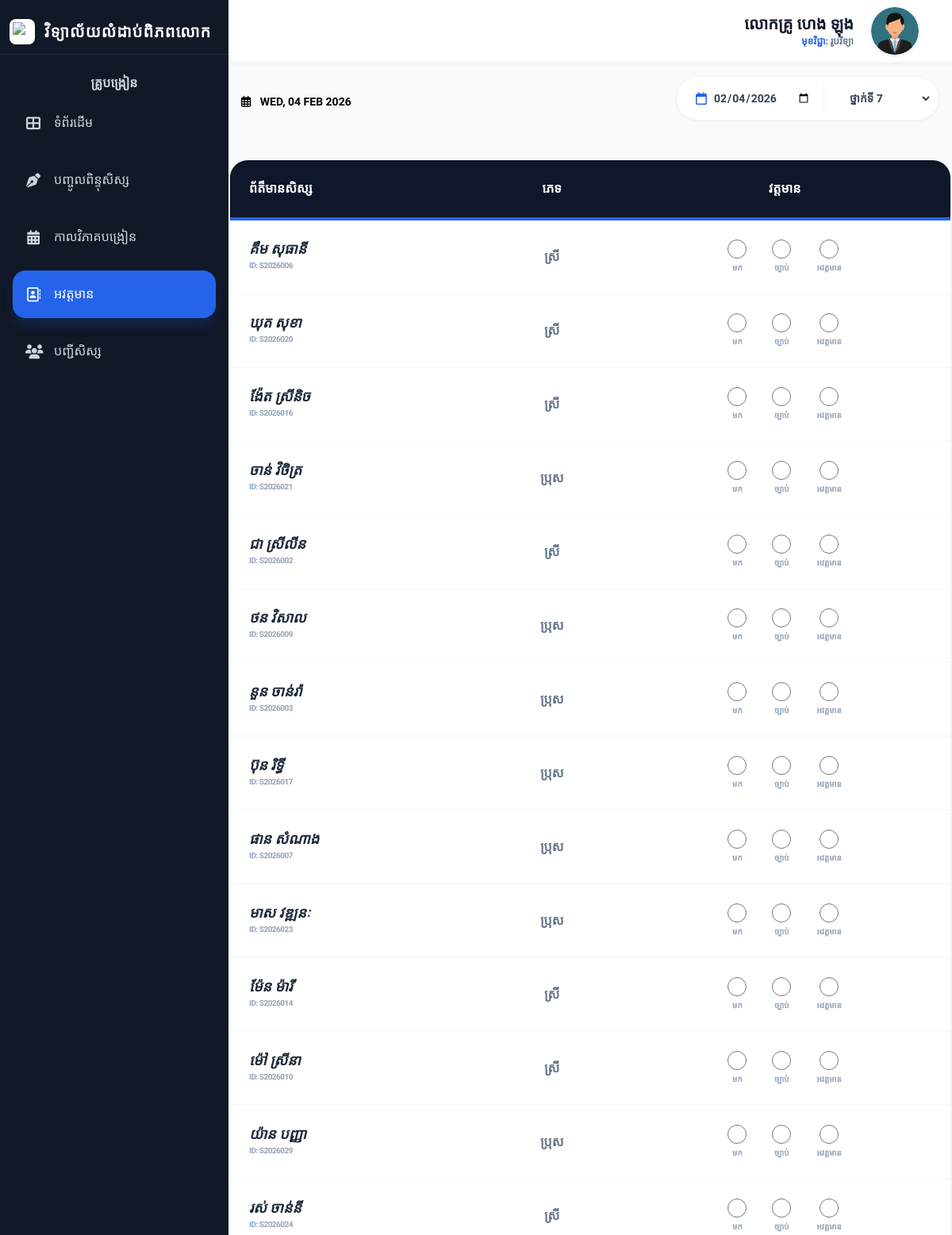
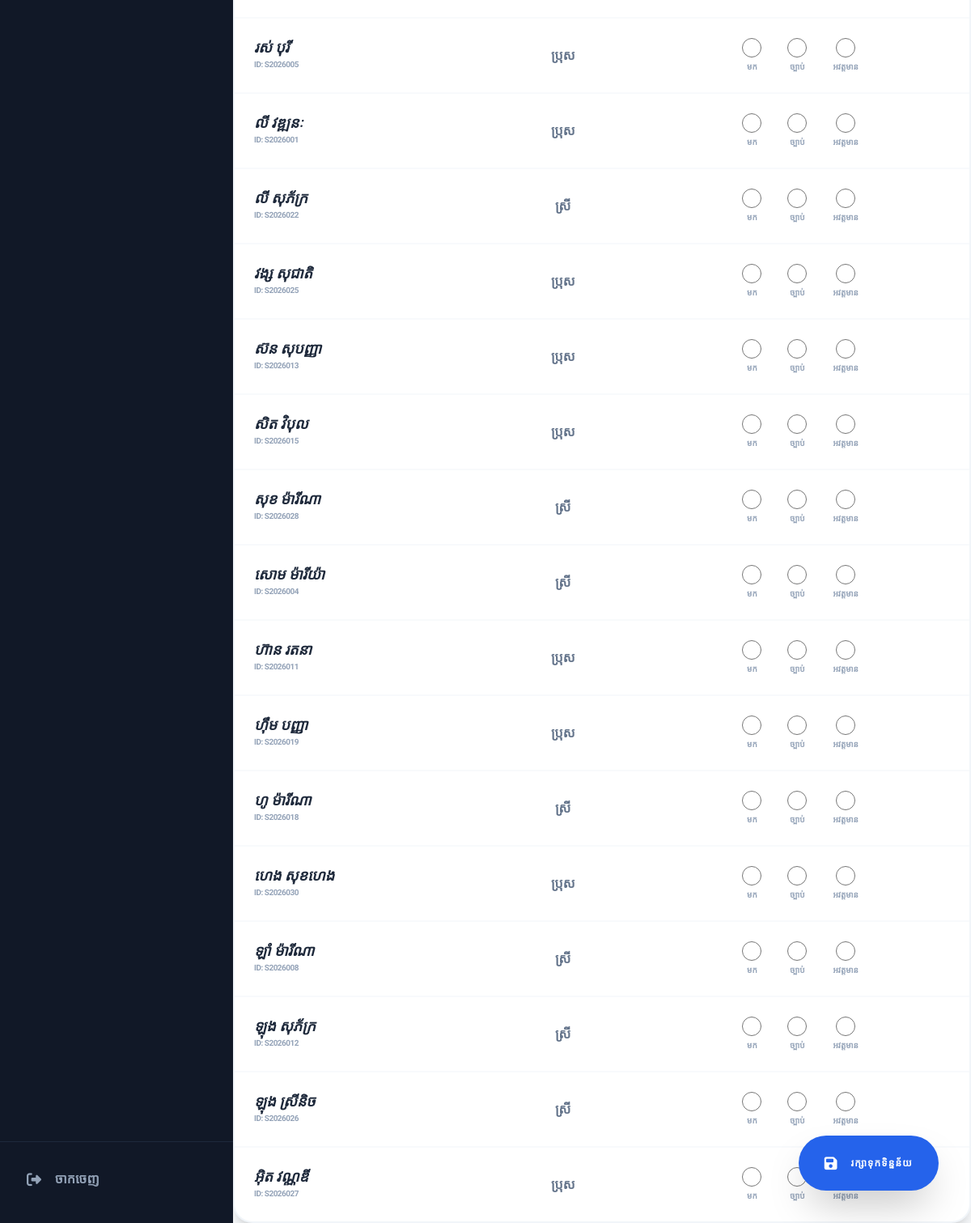
The app's page /views/teacher/attendance.php (signed in) with its own data (2 pictures, top to bottom).
### tables this page shows
CREATE TABLE `teachers` (
  `teacher_id` varchar(50) NOT NULL,
  `user_id` int(11) DEFAULT NULL,
  `full_name` varchar(255) DEFAULT NULL,
  `subjects` varchar(255) DEFAULT NULL,
  `phone` varchar(20) DEFAULT NULL,
  `profile_image` varchar(255) DEFAULT 'default_user.png'
);

CREATE TABLE `students` (
  `id` int(11) NOT NULL,
  `user_id` int(11) DEFAULT NULL,
  `student_id` varchar(50) DEFAULT NULL,
  `full_name` varchar(255) DEFAULT NULL,
  `full_name_en` varchar(255) DEFAULT NULL,
  `gender` varchar(10) DEFAULT NULL,
  `dob` varchar(50) DEFAULT NULL,
  `pob` text,
  `address` text,
  `father_name` varchar(255) DEFAULT NULL,
  `mother_name` varchar(255) DEFAULT NULL,
  `father_job` varchar(100) DEFAULT NULL,
  `mother_job` varchar(100) DEFAULT NULL,
  `father_phone` varchar(20) DEFAULT NULL,
  `mother_phone` varchar(20) DEFAULT NULL,
  `stream` varchar(100) DEFAULT NULL,
  `class_name` varchar(50) DEFAULT NULL,
  `status` varchar(20) DEFAULT 'Active',
  `class_id` int(11) DEFAULT NULL,
  `academic_year` varchar(20) DEFAULT NULL,
  `photo` varchar(255) DEFAULT 'default.png',
  `profile_img` varchar(255) DEFAULT NULL,
  `phone` varchar(50) DEFAULT NULL,
  `parent_phone` varchar(20) DEFAULT NULL
);

### views/teacher/attendance.php (the view, shortened to what this page needs)
<?php
require_once '../../config/db.php';
$u_id = $_SESSION['user_id'];
$t_query = mysqli_query($conn, "SELECT teacher_id, full_name, profile_image FROM teachers WHERE user_id = '$u_id' LIMIT 1");
$t_data = mysqli_fetch_assoc($t_query);
$real_t_id   = $t_data['teacher_id'] ?? 'N/A';
$t_full_name = $t_data['full_name'] ?? $_SESSION['full_name'];
$t_profile   = $t_data['profile_image'] ?? '';
$sub_query = mysqli_query($conn, "SELECT DISTINCT s.subject_name FROM timetable t
                                  INNER JOIN subjects s ON t.subject_id = s.id
                                  WHERE t.teacher_id = '$real_t_id' LIMIT 1");
$sub_data = mysqli_fetch_assoc($sub_query);
$display_subject = $sub_data['subject_name'] ?? 'មិនទាន់កំណត់';
$target_class_id = isset($_GET['class_id']) ? (int)$_GET['class_id'] : 1;
$date = $_GET['date'] ?? date('Y-m-d');
$grade_map = [1 => "7", 2 => "8", 3 => "9", 4 => "10", 5 => "11", 6 => "12"];
$all_classes_res = mysqli_query($conn, "SELECT DISTINCT class_id FROM timetable WHERE teacher_id = '$real_t_id' AND is_deleted = 0");
$st_query = "SELECT id, full_name, student_id, gender FROM students
             WHERE class_id = '$target_class_id' AND status = 'Active'
             ORDER BY full_name ASC";
$students = mysqli_query($conn, $st_query);
?>
<!DOCTYPE html>
<html lang="km">
<head>
    <script src="https://cdn.tailwindcss.com"></script>
    <link rel="stylesheet" href="https://cdnjs.cloudflare.com/ajax/libs/font-awesome/6.4.0/css/all.min.css">
</head>
<body class="bg-[#f8fafc] h-screen flex overflow-hidden">
    <?php include '../../includes/sidebar_teacher.php'; ?>
    <main class="flex-1 overflow-y-auto custom-scrollbar bg-[#f8fafc]">
        <header class="bg-white border-b-2 border-slate-100 h-20 flex items-center justify-between px-6 md:px-10 shrink-0 shadow-sm z-20">
            <div class="flex items-center gap-5 ">
                <div class="text-right">
                    <p class="text-[18px] md:text-[20px] font-black text-slate-900 leading-tight">
                        <?= htmlspecialchars($t_full_name); ?>
                    </p>
                    <p class="text-[11px] md:text-[12px] text-blue-600 font-bold uppercase ">
                        មុខវិជ្ជា: <span class="text-slate-500"><?= htmlspecialchars($display_subject) ?></span>
                    </p>
                </div>
                <div class="w-14 h-14 md:w-16 md:h-16 rounded-full overflow-hidden border-2 border-slate-100 shadow-sm bg-slate-50">
                    <?php
                        $path = "../../assets/uploads/teachers/";
                        $img = (!empty($t_profile) && file_exists($path . $t_profile)) ? $path . $t_profile : $path . 'default_user.png';
                    ?>
                    <img src="<?= $img ?>" class="w-full h-full object-cover">
                </div>
            </div>
        </header>
    <div class="mb-8 flex flex-col md:flex-row md:items-center justify-between gap-6 p-4 ">
        <div>
            <p class="text-black font-bold text-xs md:text-sm mt-2 uppercase ">
                <i class="far fa-calendar-alt mr-2"></i> <?= date('D, d M Y', strtotime($date)) ?>
            </p>
        </div>
        <form id="filterForm" method="GET" class="w-full md:w-auto flex flex-col sm:flex-row items-center gap-3 bg-white p-2 rounded-2xl md:rounded-[2rem] shadow-sm border border-slate-100">
            <div class="w-full sm:w-auto flex items-center gap-2 px-4 py-2 border-b sm:border-b-0 sm:border-r border-slate-100">
                <i class="far fa-calendar text-blue-600"></i>
                <input type="date" name="date" value="<?= $date ?>" onchange="this.form.submit()"
                       class="bg-transparent text-slate-700 font-black text-sm outline-none cursor-pointer w-full">
            </div>
            <select name="class_id" onchange="this.form.submit()"
                    class="w-full sm:w-auto bg-transparent text-slate-700 font-black text-sm px-4 py-2 outline-none cursor-pointer">
                <?php if($all_classes_res): mysqli_data_seek($all_classes_res, 0); while($c = mysqli_fetch_assoc($all_classes_res)):
                    $id = $c['class_id'];
                    $label = $grade_map[$id] ?? $id;
                ?>
                    <option value="<?= $id ?>" <?= $target_class_id == $id ? 'selected' : '' ?>>ថ្នាក់ទី <?= $label ?></option>
                <?php endwhile; endif; ?>
            </select>
        </form>
    </div>
    <?php if ($students && mysqli_num_rows($students) > 0): ?>
    <form action="../../actions/teachers/save_attendance.php" method="POST">
        <div class=" hidden md:block bg-white rounded-[1.5rem] shadow-xl border-2 border-slate-100 overflow-hidden ">
            <table class="w-full text-left">
                <thead>
                    <tr class="bg-slate-900 text-white border-b-4 border-blue-600">
                        <th class="p-6 text-[16px] font-black uppercase">ព័ត៏មានសិស្ស</th>
                        <th class="p-6 text-[16px] font-black uppercase  text-center">ភេទ</th>
                        <th class="p-6 text-[16px]m font-black uppercase  text-center">វត្តមាន</th>
                    </tr>
                </thead>
                <tbody class="divide-y-2 divide-slate-50">
                    <?php mysqli_data_seek($students, 0); while($row = mysqli_fetch_assoc($students)):
                        $s_id = $row['id'];
                        $check_att = mysqli_query($conn, "SELECT status FROM attendance WHERE student_id='$s_id' AND attendance_date='$date' LIMIT 1");
                        $saved = mysqli_fetch_assoc($check_att);
                        $current_status = $saved['status'] ?? 'present';
                    ?>
                    <tr class="hover:bg-blue-50/50 transition-all">
                        <td class="p-6">
                            <div class="text-lg font-black text-slate-800 uppercase italic leading-none"><?= htmlspecialchars($row['full_name']) ?></div>
                            <div class="text-[10px] text-slate-400 font-bold uppercase mt-1 tracking-tighter">ID: <?= $row['student_id'] ?></div>
                        </td>
                        <td class="p-6 text-center text-slate-500 font-bold"><?= $row['gender'] ?></td>
                        <td class="p-6">
                            <div class="flex justify-center items-center gap-8">
                                <?php foreach(['present'=>'មក', 'permission'=>'ច្បាប់', 'absent'=>'អវត្តមាន'] as $val => $lab): ?>
                                    <label class="flex flex-col items-center gap-1 cursor-pointer group">
                                        <input type="radio" name="att[<?= $s_id ?>]" value="<?= $val ?>" <?= $current_status == $val ? 'checked' : '' ?>
                                               class="w-6 h-6 accent-blue-600">
                                        <span class="text-[10px] font-black text-slate-400 group-hover:text-blue-600 uppercase"><?= $lab ?></span>
                                    </label>
                                <?php endforeach; ?>
                            </div>
                        </td>
                    </tr>
                    <?php endwhile; ?>
                </tbody>
            </table>
        </div>
        <div class="fixed bottom-6 right-6 left-6 md:left-auto md:bottom-10 md:right-10 z-50">
            <button type="submit" class="w-full md:w-auto bg-blue-600 text-white px-8 py-4 md:py-5 rounded-2xl md:rounded-full font-black uppercase text-xs tracking-widest shadow-2xl hover:bg-slate-900 transition-all flex items-center justify-center gap-4 active:scale-95">
                <i class="fas fa-save text-lg"></i>
                <span>រក្សាទុកទិន្នន័យ</span>
            </button>
        </div>
    </form>
    <?php endif; ?>
    </main>
</body>
</html>

### views/teacher/attendance.php (style rules this page uses)
body { font-family: 'Kantumruy Pro', sans-serif; -webkit-tap-highlight-color: transparent; }

### records on screen
teachers: full_name "លោកគ្រូ ហេង ឡុង", profile_image (picture)
students: full_name "គឹម សុធានី", student "S2026006", gender "ស្រី", lab "មក", lab "ច្បាប់", lab "អវត្តមាន"
students: full_name "ឃុត សុខា", student "S2026020", gender "ស្រី", lab "មក", lab "ច្បាប់", lab "អវត្តមាន"
students: full_name "ង៉ែត ស្រីនិច", student "S2026016", gender "ស្រី", lab "មក", lab "ច្បាប់", lab "អវត្តមាន"
students: full_name "ចាន់ វិចិត្រ", student "S2026021", gender "ប្រុស", lab "មក", lab "ច្បាប់", lab "អវត្តមាន"
students: full_name "ជា ស្រីលីន", student "S2026002", gender "ស្រី", lab "មក", lab "ច្បាប់", lab "អវត្តមាន"
students: full_name "ថន វិសាល", student "S2026009", gender "ប្រុស", lab "មក", lab "ច្បាប់", lab "អវត្តមាន"
students: full_name "នួន ចាន់រ៉ា", student "S2026003", gender "ប្រុស", lab "មក", lab "ច្បាប់", lab "អវត្តមាន"
students: full_name "ប៊ុន រិទ្ធី", student "S2026017", gender "ប្រុស", lab "មក", lab "ច្បាប់", lab "អវត្តមាន"
students: full_name "ផាន សំណាង", student "S2026007", gender "ប្រុស", lab "មក", lab "ច្បាប់", lab "អវត្តមាន"
students: full_name "មាស វឌ្ឍនៈ", student "S2026023", gender "ប្រុស", lab "មក", lab "ច្បាប់", lab "អវត្តមាន"
students: full_name "ម៉ែន ម៉ារី", student "S2026014", gender "ស្រី", lab "មក", lab "ច្បាប់", lab "អវត្តមាន"
students: full_name "ម៉ៅ ស្រីនា", student "S2026010", gender "ស្រី", lab "មក", lab "ច្បាប់", lab "អវត្តមាន"
students: full_name "យ៉ាន បញ្ញា", student "S2026029", gender "ប្រុស", lab "មក", lab "ច្បាប់", lab "អវត្តមាន"
students: full_name "រស់ ចាន់នី", student "S2026024", gender "ស្រី", lab "មក", lab "ច្បាប់", lab "អវត្តមាន"
students: full_name "រស់ បុរី", student "S2026005", gender "ប្រុស", lab "មក", lab "ច្បាប់", lab "អវត្តមាន"
students: full_name "លី វឌ្ឍនៈ", student "S2026001", gender "ប្រុស", lab "មក", lab "ច្បាប់", lab "អវត្តមាន"
students: full_name "លី សុភ័ក្រ", student "S2026022", gender "ស្រី", lab "មក", lab "ច្បាប់", lab "អវត្តមាន"
students: full_name "វង្ស សុជាតិ", student "S2026025", gender "ប្រុស", lab "មក", lab "ច្បាប់", lab "អវត្តមាន"
students: full_name "ស៊ន សុបញ្ញា", student "S2026013", gender "ប្រុស", lab "មក", lab "ច្បាប់", lab "អវត្តមាន"
students: full_name "សិត វិបុល", student "S2026015", gender "ប្រុស", lab "មក", lab "ច្បាប់", lab "អវត្តមាន"
students: full_name "សុខ ម៉ារីណា", student "S2026028", gender "ស្រី", lab "មក", lab "ច្បាប់", lab "អវត្តមាន"
students: full_name "សោម ម៉ារីយ៉ា", student "S2026004", gender "ស្រី", lab "មក", lab "ច្បាប់", lab "អវត្តមាន"
students: full_name "ហ៊ាន រតនា", student "S2026011", gender "ប្រុស", lab "មក", lab "ច្បាប់", lab "អវត្តមាន"
students: full_name "ហ៊ឹម បញ្ញា", student "S2026019", gender "ប្រុស", lab "មក", lab "ច្បាប់", lab "អវត្តមាន"
students: full_name "ហូ ម៉ារីណា", student "S2026018", gender "ស្រី", lab "មក", lab "ច្បាប់", lab "អវត្តមាន"
students: full_name "ហេង សុខហេង", student "S2026030", gender "ប្រុស", lab "មក", lab "ច្បាប់", lab "អវត្តមាន"
students: full_name "ឡាំ ម៉ារីណា", student "S2026008", gender "ស្រី", lab "មក", lab "ច្បាប់", lab "អវត្តមាន"
students: full_name "ឡុង សុភ័ក្រ", student "S2026012", gender "ស្រី", lab "មក", lab "ច្បាប់", lab "អវត្តមាន"
students: full_name "ឡុង ស្រីនិច", student "S2026026", gender "ស្រី", lab "មក", lab "ច្បាប់", lab "អវត្តមាន"
students: full_name "អ៊ិត វណ្ណឌី", student "S2026027", gender "ប្រុស", lab "មក", lab "ច្បាប់", lab "អវត្តមាន"

### other values on screen
$display_subject "រូបវិទ្យា"
